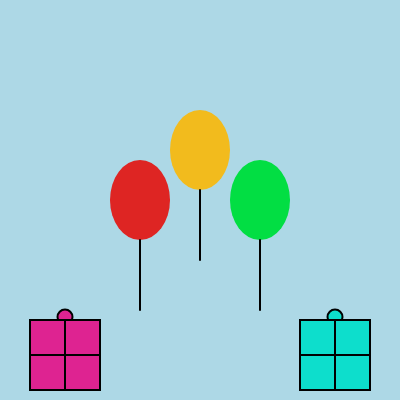
Frame 1 (no input)
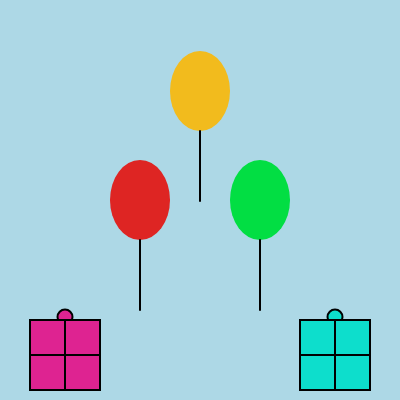
Frame 60 (no input)
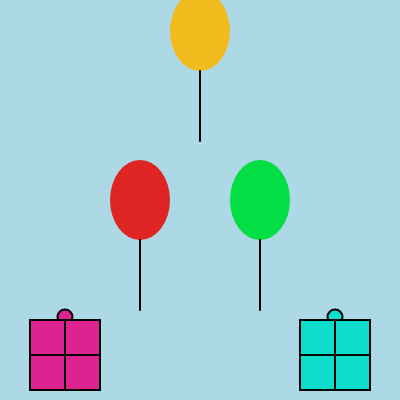
Frame 120 (the mouse pressed at the canvas centre since frame 60)

The p5.js sketch that drew these frames (run headless with seeded random() and noise() and a simulated clock; from frame 60 on, the mouse is pressed at the canvas centre):

// p5.js sketch
// ── sketch.js
let yPos=0;
let speed=1;


function setup() {
  createCanvas(400, 400);
}

function draw() {
  background(173,216,230);
  
  stroke(0)
  
  fill(242,187,29)
  strokeWeight(0)
  ellipse(200,yPos+150,60,80)
  strokeWeight(2)
  line (200,yPos+190,200,yPos+260)
  
  
  
  fill(222,37,35)
  strokeWeight(0)
  ellipse (140,200,60,80)
  strokeWeight(2)
  line(140,240,140,310)
  
  fill(2,222,67)
  strokeWeight(0)
 ellipse (260,200,60,80)
  strokeWeight(2)
   line(260,240,260,310)
  

  //ellipse(xPos,yPos, a);
 //a= a + speed;
  
  yPos=yPos-1
  
  fill(222,35,145)
  ellipse(65,317,15,15)
   rect(30,320,70,70)
   line(65,320,65,390)
  line (30,355,100,355)
  

 

  fill(13,222,204)
  ellipse(335,317,15,15)
  rect(300,320,70,70)
  line(335,320,335,390)
  line(300,355,370,355)
}
// ── style.css
/* Bean's Birthday Party CSS Code */

body {font-family: "georgia", serif;
       }

h1{text-align: center;
color:mediumaquamarine;
    font-size: 40px;
    font-family: Monaco, Papyrus;
    font-weight:2000;

}

h2{font-size:26px;}
 
.rsvp {color:darkslateblue;
font-family:"georgia";
font-size:22px;}

table { 
padding:5px;
margin:auto;}

a:hover {color:cornflowerblue;}

a{font-family: cursive;
font-weight: 600;
font-size: 25px;}

/* js animation background color (178,215,252)*/
#txt {background-color:lightblue;
      width:1000px;
      height:950px;
      overflow: hidden;
    text-align: center;
    margin:1px auto; 
   border: 15px ridge cyan;
    padding: 20px;
    content: 50px;
      }

/* Gift registry, towards Barnes&Noble / Panera Bread gift cards for Beann */
.benihana {color:darkslateblue;
    font-family: Copperplate;}

h3{color:teal;}
        
canvas { 
    display: block;
    margin:auto;
    position:relative;
    top: -700px;
   
    
}    
